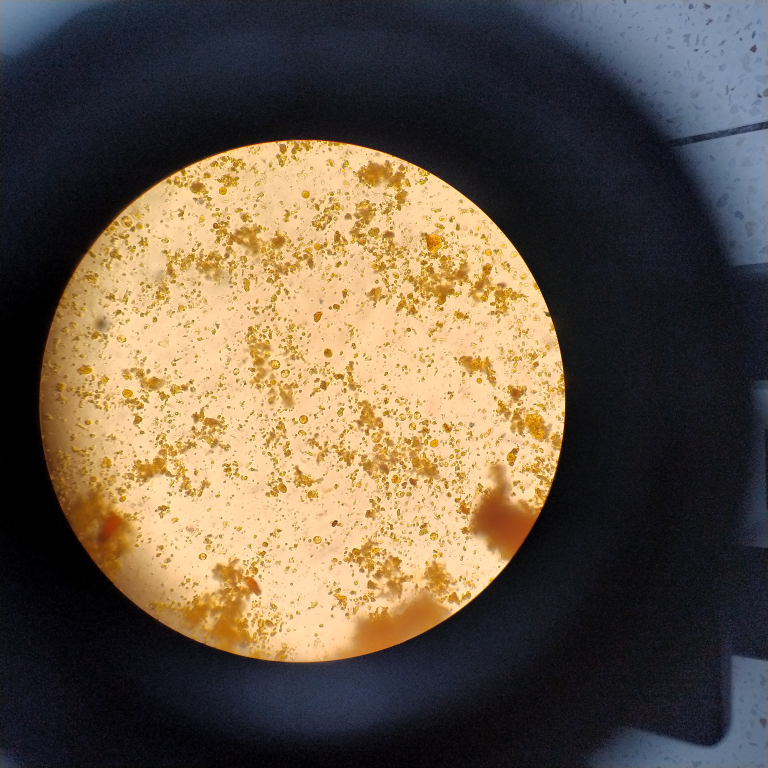
#> input picture imgExamples/Blast0.jpg, 3072 x 3072 px (shown at 1/4 size)
$ python -i detection.py   (imports and definitions only)
#> lines starting #> are read from the running program, lines starting #| are printed output that depends on the picture; after the words box and inside, x2 and y2 are one past the last pixel; in counts of white or black regions, pixels touching at a corner belong together
#> further down, picture is the input picture: PIL image 3072x3072 RGB; mean R, G, B 101.6, 87.2, 70.6
"""Detección automática de estructuras candidatas (huevos, quistes, trofozoítos).

No es un detector entrenado: usa visión por computador clásica para proponer
regiones con forma de huevo/quiste (ovaladas, de borde liso y tamaño plausible),
que después clasifica el modelo de la especie elegida.
"""
from dataclasses import dataclass

import cv2
import numpy as np
from PIL import Image

WORK_SIDE = 1024  # la detección se hace sobre una copia de este tamaño


@dataclass
class Candidate:
    box: tuple          # (x0, y0, x1, y1) en coordenadas de la imagen original
    score: float        # qué tan "ovalado y limpio" es el objeto (0-1)
    diameter: float     # diámetro equivalente como fracción del campo


def _field_mask(gray):
    """Zona útil de la imagen: todo lo que no es el negro del recorte del ocular."""
    m = np.where(gray > 8, 255, 0).astype(np.uint8)
    m = cv2.morphologyEx(m, cv2.MORPH_CLOSE, np.ones((15, 15), np.uint8))
    n, labels, stats, _ = cv2.connectedComponentsWithStats(m)
    if n <= 1:
        return np.full_like(gray, 255)
    big = 1 + int(np.argmax(stats[1:, cv2.CC_STAT_AREA]))
    mask = np.where(labels == big, 255, 0).astype(np.uint8)
    # Se erosiona para ignorar el borde del campo, que genera falsos objetos
    return cv2.erode(mask, np.ones((25, 25), np.uint8))


def _contained(a, b):
    """Fracción del recuadro más pequeño que queda dentro del otro."""
    x0, y0 = max(a[0], b[0]), max(a[1], b[1])
    x1, y1 = min(a[2], b[2]), min(a[3], b[3])
    inter = max(0, x1 - x0) * max(0, y1 - y0)
    small = min((a[2] - a[0]) * (a[3] - a[1]), (b[2] - b[0]) * (b[3] - b[1]))
    return inter / small if small else 0.0


def _iou(a, b):
    x0, y0 = max(a[0], b[0]), max(a[1], b[1])
    x1, y1 = min(a[2], b[2]), min(a[3], b[3])
    inter = max(0, x1 - x0) * max(0, y1 - y0)
    union = (a[2] - a[0]) * (a[3] - a[1]) + (b[2] - b[0]) * (b[3] - b[1]) - inter
    return inter / union if union else 0.0


def detect_candidates(
    image: Image.Image,
    min_size: float = 0.02,
    max_size: float = 0.25,
    sensitivity: float = 0.5,
    max_regions: int = 20,
    padding: float = 0.35,
):
    """Devuelve candidatos ordenados por puntaje.

    min_size / max_size: diámetro mínimo y máximo del objeto, como fracción del
    lado mayor de la imagen. sensitivity (0-1): más alto = acepta formas menos
    regulares y contrastes más bajos (más candidatos, más falsos positivos).
    """
#> called with min_size = 0.02, max_size = 0.25, sensitivity = 0.5, max_regions = 20, padding = 0.35
    rgb = np.array(image.convert("RGB"))
    H, W = rgb.shape[:2]
#> H = 3072; W = 3072
    scale = WORK_SIDE / max(H, W)
#> scale = 0.333
    small = cv2.resize(rgb, (int(W * scale), int(H * scale)), interpolation=cv2.INTER_AREA)
    h, w = small.shape[:2]
#> h = 1024; w = 1024
    side = max(h, w)
#> side = 1024

    lab = cv2.cvtColor(small, cv2.COLOR_RGB2LAB).astype(np.float32)
    gray = cv2.cvtColor(small, cv2.COLOR_RGB2GRAY)
    field = _field_mask(gray)
#> in _field_mask, `m = np.where(gray > 8, 255, 0).astype(np.uint8)`: m: shape (1024, 1024); 93.8% white; 2251 black regions (2195 under 20 px), largest, box (x1, y1, x2, y2) and area: (0, 271, 207, 911) 45120, (123, 898, 625, 1024) 11901, (700, 663, 738, 726) 535
#> in _field_mask, `m = cv2.morphologyEx(m, cv2.MORPH_CLOSE, np.ones((15, 15), np.uint8))`:
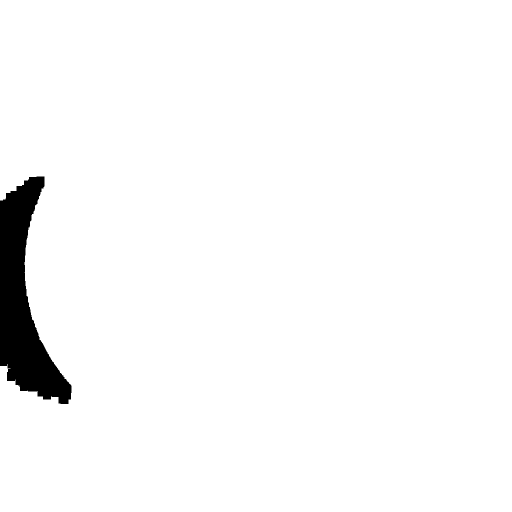
#> m: shape (1024, 1024) (shown at 1/2 size); 97.1% white; 1 black region, box (x1, y1, x2, y2) and area: (0, 353, 143, 808) 30450
#> in _field_mask, `n, labels, stats, _ = cv2.connectedComponentsWithStats(m)`: n = 2; stats = [[0, 353, 143, 455, 30450], [0, 0, 1024, 1024, 1018126]]
#> in _field_mask, `big = 1 + int(np.argmax(stats[1:, cv2.CC_STAT_AREA]))`: big = 1
#> in _field_mask, `return cv2.erode(mask, np.ones((25, 25), np.uint8))`: returned value: shape (1024, 1024); 96% white; 1 black region, box (x1, y1, x2, y2) and area: (0, 341, 155, 820) 42157

    # Diferencia de color respecto al fondo local (fondo = desenfoque grande)
    bg = cv2.GaussianBlur(lab, (0, 0), sigmaX=side * 0.06)
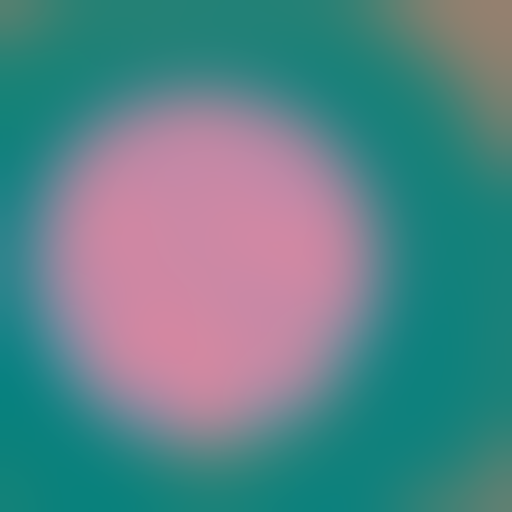
#> bg: shape (1024, 1024, 3) float32 (shown at 1/2 size); mean R, G, B 91.5, 131.8, 137.9
    diff = np.sqrt(((lab - bg) ** 2).sum(axis=2))
    diff[field == 0] = 0
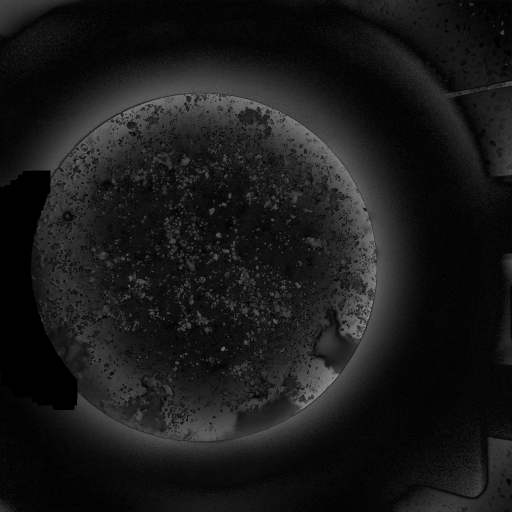
#> diff: shape (1024, 1024) float32 (shown at 1/2 size); min 0, max 152.5, mean 25.8
    diff = cv2.GaussianBlur(diff, (0, 0), 1.5)

    vals = diff[field > 0]
    if vals.size == 0:
        return []

    # Varios umbrales de contraste: un huevo pegado a detritus se separa en alguno
    levels = sorted({max(float(np.percentile(vals, p)), 5.0) for p in (70, 76, 82, 88, 92, 95, 97, 98.5)})
#> levels = [33.88, 39.17, 45.7, 55, 63.99, 73.02, 80.57, 91.85]
    min_iou = 0.86 - 0.14 * sensitivity
    min_solidity = 0.93 - 0.13 * sensitivity
    kernel = np.ones((3, 3), np.uint8)

    # Mapas binarios: (a) contraste de color a varios umbrales y
    # (b) bordes cerrados y rellenos, para huevos de pared marcada e interior claro
    binaries = []
    for thr in levels:
        b = np.where(diff > thr, 255, 0).astype(np.uint8)
        binaries.append(cv2.morphologyEx(b, cv2.MORPH_OPEN, kernel))
#> this loop made 8 passes
#> thr on passes 1 to 8: 33.88, 39.17, 45.7, 55, 63.99, 73.02, 80.57, 91.85
#> pass 1, in detect_candidates, `b = np.where(diff > thr, 255, 0).astype(np.uint8)`:
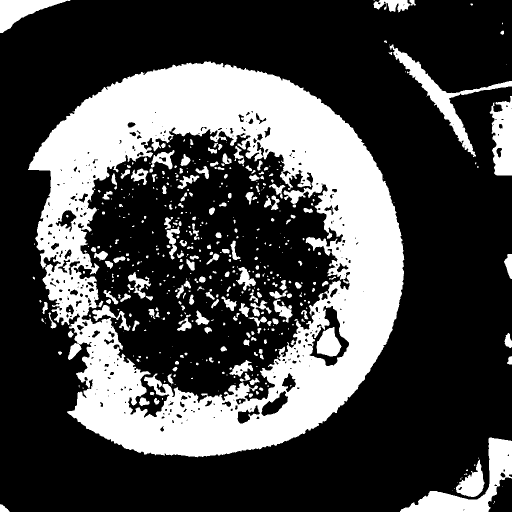
#> b: shape (1024, 1024) (shown at 1/2 size); 28.8% white; 492 white regions (266 under 20 px), largest, box (x1, y1, x2, y2) and area: (56, 123, 809, 915) 243933, (800, 875, 1024, 1024) 9259, (779, 89, 1024, 314) 6851
#> after the loop:
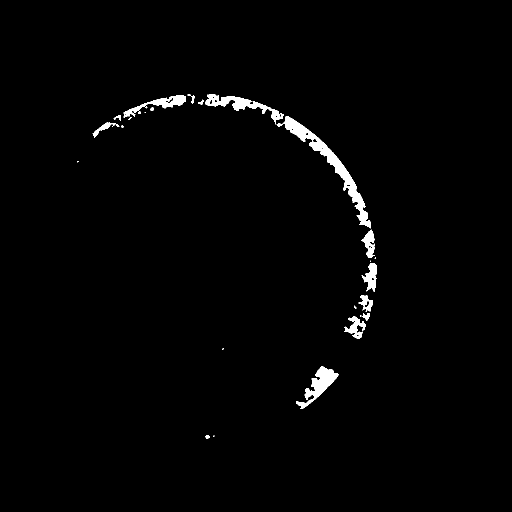
#> b: shape (1024, 1024) (shown at 1/2 size); 1.4% white; 28 white regions (13 under 20 px), largest, box (x1, y1, x2, y2) and area: (554, 232, 742, 457) 5097, (592, 732, 677, 818) 2336, (410, 188, 568, 249) 2283
#> after the loop, binaries = 8 items
    smooth = cv2.GaussianBlur(gray, (0, 0), 1.2)
    for lo, hi in ((20, 60), (35, 90)):
        edges = cv2.Canny(smooth, lo, hi)
        edges[field == 0] = 0
        edges = cv2.dilate(edges, kernel)
        cnts, _ = cv2.findContours(edges, cv2.RETR_CCOMP, cv2.CHAIN_APPROX_SIMPLE)
        filled_edges = np.zeros_like(edges)
        cv2.drawContours(filled_edges, cnts, -1, 255, cv2.FILLED)
        binaries.append(cv2.morphologyEx(filled_edges, cv2.MORPH_OPEN, np.ones((5, 5), np.uint8)))
#> this loop made 2 passes
#> pass 1, in detect_candidates, `edges = cv2.dilate(edges, kernel)`:
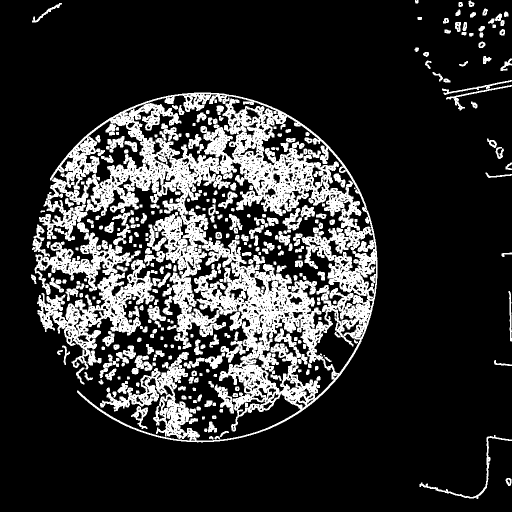
#> edges: shape (1024, 1024) (shown at 1/2 size); 19.5% white; 317 white regions (2 under 20 px), largest, box (x1, y1, x2, y2) and area: (78, 185, 755, 885) 139735, (69, 465, 309, 739) 22224, (839, 870, 1024, 998) 1183
#> after the loop, binaries = 10 items

    found = []
    for binary in binaries:
        contours, _ = cv2.findContours(binary, cv2.RETR_CCOMP, cv2.CHAIN_APPROX_SIMPLE)
        for c in contours:
            area = cv2.contourArea(c)
            if area < 25 or len(c) < 8:
                continue
            diameter = 2 * np.sqrt(area / np.pi) / side
            if not (min_size <= diameter <= max_size):
                continue
            hull_area = cv2.contourArea(cv2.convexHull(c))
            solidity = area / hull_area if hull_area else 0
            if solidity < min_solidity:
                continue
            ellipse = cv2.fitEllipse(c)
            (cx, cy), (ax1, ax2), _ = ellipse
            if min(ax1, ax2) <= 0 or max(ax1, ax2) / min(ax1, ax2) > 3.2:
                continue

            # Qué tanto coincide el objeto con su elipse ajustada (IoU)
            x, y, bw, bh = cv2.boundingRect(c)
            m = int(max(bw, bh) * 0.3) + 2
            ox, oy = max(0, x - m), max(0, y - m)
            sw, sh = min(w, x + bw + m) - ox, min(h, y + bh + m) - oy
            obj = np.zeros((sh, sw), np.uint8)
            cv2.drawContours(obj, [c - [ox, oy]], -1, 1, cv2.FILLED)
            ell = np.zeros_like(obj)
            cv2.ellipse(ell, ((cx - ox, cy - oy), (ax1, ax2), ellipse[2]), 1, cv2.FILLED)
            inter = np.logical_and(obj, ell).sum()
            union = np.logical_or(obj, ell).sum()
            e_iou = inter / union if union else 0
            if e_iou < min_iou:
                continue

            contrast = float(diff[oy:oy + sh, ox:ox + sw][obj > 0].mean()) / (levels[-1] * 1.5)
            score = float(np.clip(0.6 * e_iou + 0.25 * solidity + 0.15 * min(contrast, 1.0), 0, 1))

            pad = padding * max(bw, bh)
            x0, y0 = max(0, x - pad), max(0, y - pad)
            x1, y1 = min(w, x + bw + pad), min(h, y + bh + pad)
            box = tuple(int(round(v / scale)) for v in (x0, y0, x1, y1))
            found.append(Candidate(box=box, score=score, diameter=float(diameter)))
#> this loop made 10 passes
#> ell: shape (68, 62); values 0 (black) and 1 (white), 24.4% white; 1 white region, box (x1, y1, x2, y2) and area: (15, 16, 48, 58) 1030
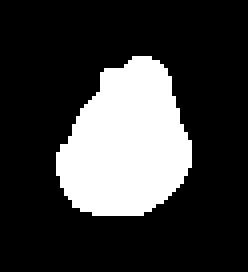
#> obj: shape (68, 62) (shown 4 times larger); values 0 (black) and 1 (white), 23.1% white; 1 white region, box (x1, y1, x2, y2) and area: (14, 14, 48, 54) 976
#> after the loop, found = 5 items

    # (c) Círculos de pared continua (Hough), útil para huevos pegados a detritus
    r_min, r_max = max(5, int(min_size * side / 2)), max(8, int(max_size * side / 2))
#> r_min = 10; r_max = 128
    circles = cv2.HoughCircles(
        cv2.GaussianBlur(gray, (0, 0), 1.5), cv2.HOUGH_GRADIENT_ALT, dp=1.5,
        minDist=max(10, r_min * 2), param1=120, param2=0.85 - 0.1 * sensitivity,
        minRadius=r_min, maxRadius=r_max,
    )
#> circles = None
    if circles is not None:
        for cx, cy, r in circles[0]:
            if field[min(h - 1, int(cy)), min(w - 1, int(cx))] == 0:
                continue
            pad = padding * 2 * r
            x0, y0 = max(0, cx - r - pad), max(0, cy - r - pad)
            x1, y1 = min(w, cx + r + pad), min(h, cy + r + pad)
            box = tuple(int(round(v / scale)) for v in (x0, y0, x1, y1))
            found.append(Candidate(box=box, score=0.9, diameter=float(2 * r / side)))

    # Supresión de solapamientos: se queda con el de mayor puntaje
    found.sort(key=lambda c: c.score, reverse=True)
    kept = []
    for cand in found:
        if all(_iou(cand.box, k.box) < 0.3 and _contained(cand.box, k.box) < 0.7 for k in kept):
            kept.append(cand)
        if len(kept) >= max_regions:
            break
#> this loop made 5 passes
#> after the loop, kept = 3 items
    return kept

>>> from PIL import Image
>>> picture = Image.open('imgExamples/Blast0.jpg')
>>> result = detect_candidates(picture)
#> result = 3 items

$ run again, on imgExamples/ascLum1.jpg
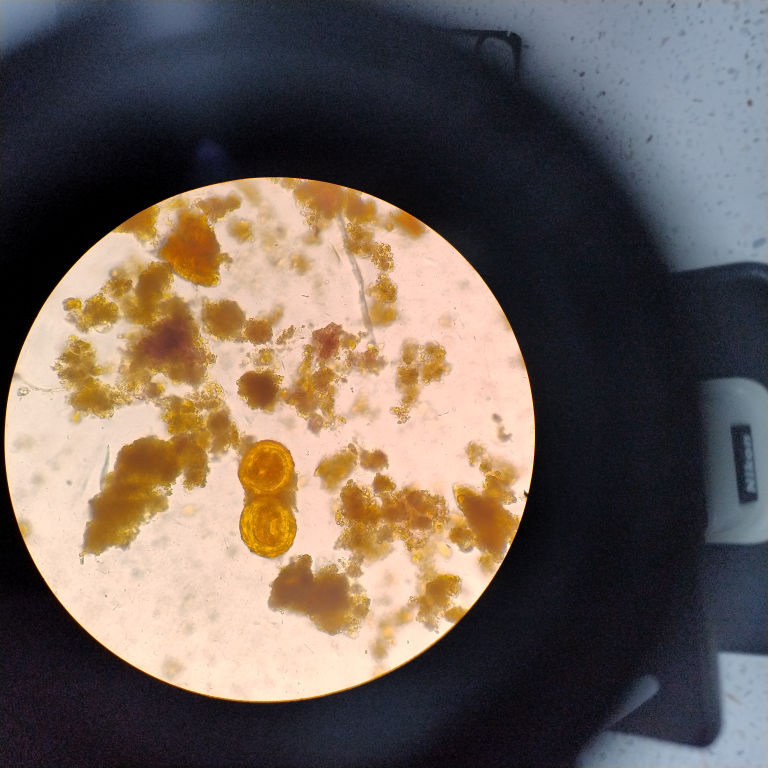
#> input picture imgExamples/ascLum1.jpg, 3072 x 3072 px (shown at 1/4 size)
#> picture is the input picture: PIL image 3072x3072 RGB; mean R, G, B 109.1, 96.3, 88.2
#> labels: shape (1024, 1024) int32; 5 distinct labels, from 0 to 4
#> n = 5; stats = [[0, 215, 245, 567, 26574], [0, 0, 1024, 1024, 1021999], [200, 234, 1, 1, 1], [228, 239, 1, 1, 1], [8, 732, 1, 1, 1]]
#> big = 1
#> mask: shape (1024, 1024); 97.5% white; 2 black regions, box (x1, y1, x2, y2) and area: (0, 215, 245, 534) 23050, (0, 644, 46, 782) 3527
#> levels = [40.68, 46.77, 54.23, 65.26, 74.3, 82.6, 91.75, 103.2]
#> the loop in detect_candidates, `for thr in levels:` made 8 passes
#> thr on passes 1 to 8: 40.68, 46.77, 54.23, 65.26, 74.3, 82.6, 91.75, 103.2
#> after the loop in detect_candidates, `for thr in levels:`:
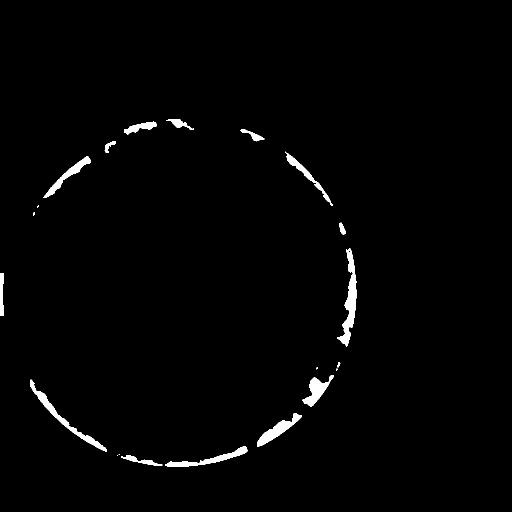
#> b: shape (1024, 1024) (shown at 1/2 size); 1.4% white; 21 white regions (6 under 20 px), largest, box (x1, y1, x2, y2) and area: (674, 497, 713, 693) 2683, (60, 759, 214, 903) 2039, (514, 826, 604, 894) 1687
#> after the loop in detect_candidates, `for thr in levels:`: binaries = 8 items
#> after the loop in detect_candidates, `for lo, hi in ((20, 60), (35, 90)):`: binaries = 10 items
#> the loop in detect_candidates, `for binary in binaries:` made 10 passes
#> after the loop in detect_candidates, `for binary in binaries:`:
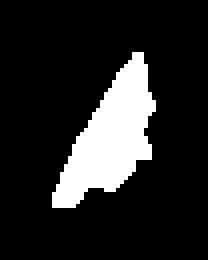
#> obj: shape (65, 52) (shown 4 times larger); values 0 (black) and 1 (white), 14.8% white; 1 white region, box (x1, y1, x2, y2) and area: (13, 13, 39, 52) 501
#> after the loop in detect_candidates, `for binary in binaries:`: found = 31 items
#> circles = [[865.5, 916.5, 16.98], [319.5, 304.5, 17.44], [552, 304.5, 14.21]]
#> the loop in detect_candidates, `for cx, cy, r in circles[0]:` made 3 passes
#> (cx, cy, r, pad, x0, y0, x1, y1) on passes 1 to 3: (865.5, 916.5, 16.98, 11.89, 836.6, 887.6, 894.4, 945.4), (319.5, 304.5, 17.44, 12.21, 289.9, 274.9, 349.1, 334.1), (552, 304.5, 14.21, 9.95, 527.8, 280.3, 576.2, 328.7)
#> after the loop in detect_candidates, `for cx, cy, r in circles[0]:`: found = 34 items
#> the loop in detect_candidates, `for cand in found:` made 32 passes
